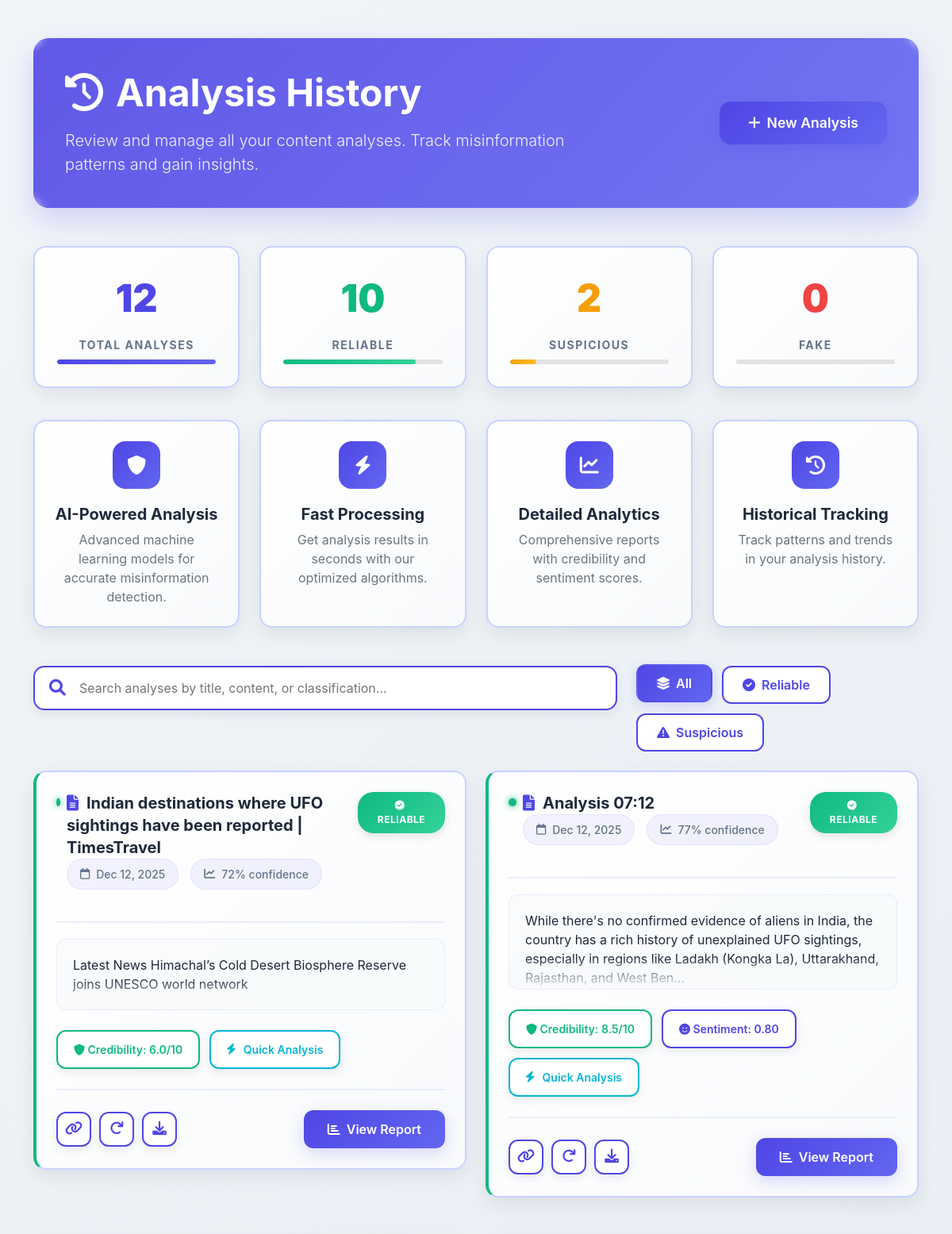
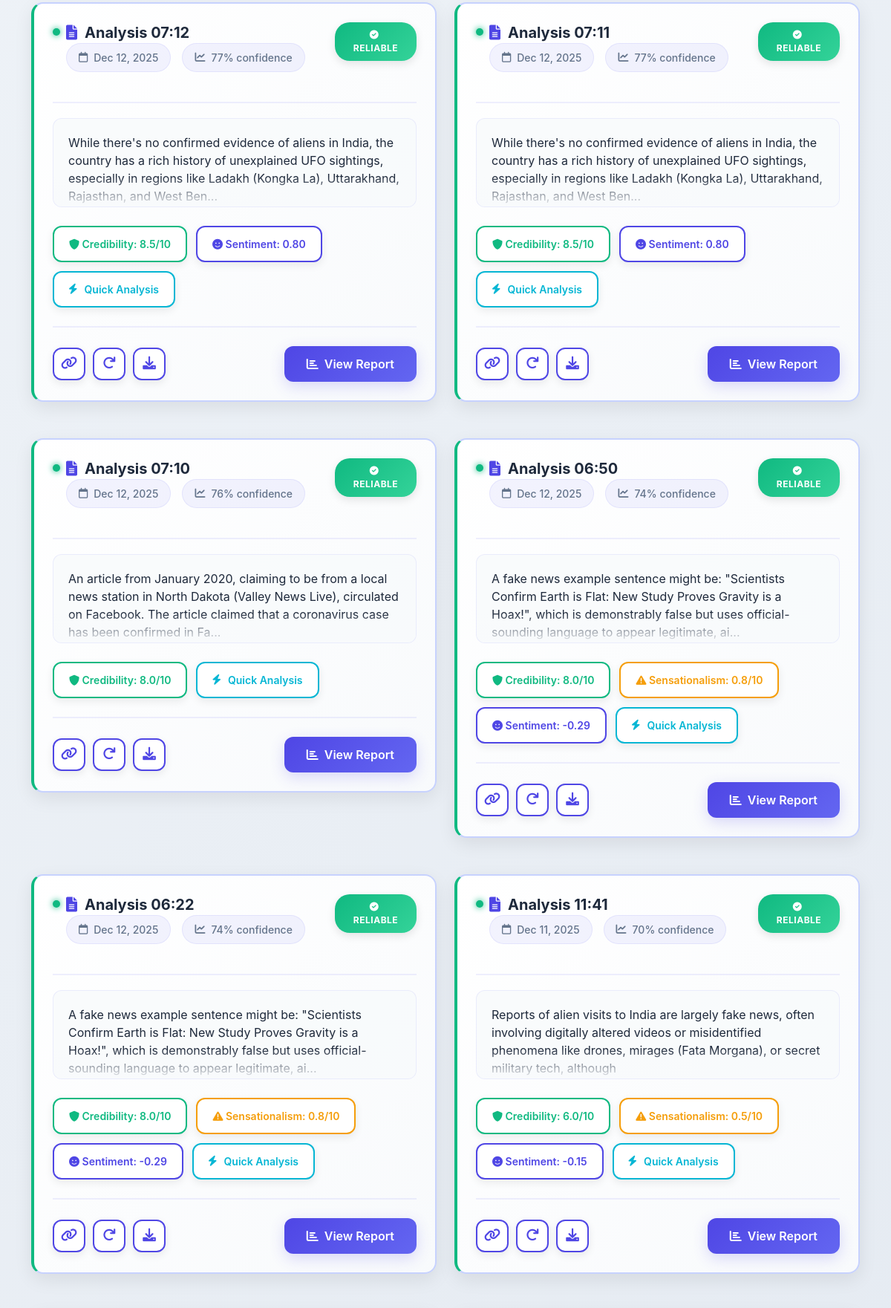
The app's page /history (signed in, upper part) with its own data (2 pictures, top to bottom).
### app.py (models this page shows, shortened)
class Analysis(db.Model):
    __tablename__ = 'analyses'
    id = db.Column(db.Integer, primary_key=True)
    title = db.Column(db.Text, default='')
    content = db.Column(db.Text, default='')  # raw text content (for display/search)
    article_data = db.Column(db.JSON, nullable=True)  # optional structured article extraction
    source_url = db.Column(db.Text, nullable=True)  # This should be nullable
    classification = db.Column(db.String(20), nullable=False, default='UNKNOWN')  # RELIABLE, SUSPICIOUS, FAKE, etc.
    confidence_score = db.Column(db.Float, nullable=True)
    sentiment_score = db.Column(db.Float, nullable=True)
    sensationalism_score = db.Column(db.Float, nullable=True)
    credibility_score = db.Column(db.Float, nullable=True)
    key_findings = db.Column(db.Text, default='[]')  # JSON string
    recommendations = db.Column(db.Text, nullable=True)  # JSON string
    fact_checks = db.Column(db.Text, nullable=True)  # JSON string
    analysis_metadata = db.Column(db.Text, default='{}')  # JSON string (e.g. word count, etc.)
    is_quick_analysis = db.Column(db.Boolean, default=False)
    user_id = db.Column(db.Integer, db.ForeignKey('user.id'), nullable=False)
    created_at = db.Column(db.DateTime, default=lambda: datetime.now(timezone.utc))
    updated_at = db.Column(db.DateTime, default=lambda: datetime.now(timezone.utc),
                           onupdate=lambda: datetime.now(timezone.utc))

### app.py (the view)
@app.route('/history')
@login_required
def analysis_history():
    page = request.args.get('page', 1, type=int)
    per_page = 20
    analyses_pagination = Analysis.query.filter_by(user_id=current_user.id) \
        .order_by(Analysis.created_at.desc()) \
        .paginate(page=page, per_page=per_page, error_out=False)
    total_analyses = Analysis.query.filter_by(user_id=current_user.id).count()
    reliable_count = Analysis.query.filter_by(user_id=current_user.id, classification='RELIABLE').count()
    suspicious_count = Analysis.query.filter_by(user_id=current_user.id, classification='SUSPICIOUS').count()
    fake_count = Analysis.query.filter_by(user_id=current_user.id, classification='FAKE').count()
    debug_mode = request.args.get('debug') == 'true'
    return render_template('analysis_history.html',
                           analyses=analyses_pagination.items,
                           pagination=analyses_pagination,
                           total_analyses=total_analyses,
                           reliable_count=reliable_count,
                           suspicious_count=suspicious_count,
                           fake_count=fake_count,
                           debug_mode=debug_mode)

### app.py (called while the page is built)
@login_manager.user_loader
def load_user(user_id):
    try:
        return db.session.get(User, int(user_id))
    except Exception:
        return None

@app.context_processor
def inject_gemini_status():
    return {
        'gemini_available': _GEMINI_AVAILABLE,
        'gemini_model': _GEMINI_MODEL,
        'gemini_api_key_set': bool(_GEMINI_API_KEY and _GEMINI_API_KEY != 'your-gemini-api-key-here')
    }

### templates/analysis_history.html (shortened to what this page needs)
<!DOCTYPE html>
<html lang="en">
<head>
    <link href="https://cdn.jsdelivr.net/npm/bootstrap@5.1.3/dist/css/bootstrap.min.css" rel="stylesheet">
    <link rel="stylesheet" href="https://cdnjs.cloudflare.com/ajax/libs/font-awesome/6.0.0/css/all.min.css">
</head>
<body>
    <div class="container py-5">
        <div class="professional-header mb-5">
            <div class="row align-items-center">
                <div class="col-lg-8">
                    <h1 class="display-5 fw-bold mb-3">
                        <i class="fas fa-history me-3"></i>Analysis History
                    </h1>
                    <p class="lead mb-0" style="opacity: 0.9;">
                        Review and manage all your content analyses. Track misinformation patterns and gain insights.
                    </p>
                </div>
                <div class="col-lg-4 text-lg-end mt-4 mt-lg-0">
                    <a href="{{ url_for('analyze') }}" class="btn btn-primary-solid">
                        <i class="fas fa-plus me-2"></i>New Analysis
                    </a>
                </div>
            </div>
        </div>
        {% if analyses %}
        <div class="stats-summary">
            <div class="summary-card total">
                <div class="summary-number">{{ total_analyses|default(0) }}</div>
                <div class="summary-label">Total Analyses</div>
                <div class="progress-track">
                    <div class="progress-fill progress-primary" style="width: 100%"></div>
                </div>
            </div>
            <div class="summary-card reliable">
                <div class="summary-number">{{ reliable_count|default(0) }}</div>
                <div class="summary-label">Reliable</div>
                <div class="progress-track">
                    <div class="progress-fill progress-success"
                         style="width: {{ (reliable_count/total_analyses*100)|default(0) }}%"></div>
                </div>
            </div>
            <div class="summary-card suspicious">
                <div class="summary-number">{{ suspicious_count|default(0) }}</div>
                <div class="summary-label">Suspicious</div>
                <div class="progress-track">
                    <div class="progress-fill progress-warning"
                         style="width: {{ (suspicious_count/total_analyses*100)|default(0) }}%"></div>
                </div>
            </div>
            <div class="summary-card fake">
                <div class="summary-number">{{ fake_count|default(0) }}</div>
                <div class="summary-label">Fake</div>
                <div class="progress-track">
                </div>
            </div>
        </div>
        {% endif %}
        <div class="features-grid mb-5">
            <div class="feature-item">
                <div class="feature-icon">
                    <i class="fas fa-shield-alt"></i>
                </div>
                <h5 class="fw-bold mb-2">AI-Powered Analysis</h5>
                <p class="text-muted mb-0">Advanced machine learning models for accurate misinformation detection.</p>
            </div>
            <div class="feature-item">
                <div class="feature-icon">
                    <i class="fas fa-bolt"></i>
                </div>
                <h5 class="fw-bold mb-2">Fast Processing</h5>
                <p class="text-muted mb-0">Get analysis results in seconds with our optimized algorithms.</p>
            </div>
            <div class="feature-item">
                <div class="feature-icon">
                    <i class="fas fa-chart-line"></i>
                </div>
                <h5 class="fw-bold mb-2">Detailed Analytics</h5>
                <p class="text-muted mb-0">Comprehensive reports with credibility and sentiment scores.</p>
            </div>
            <div class="feature-item">
                <div class="feature-icon">
                    <i class="fas fa-history"></i>
                </div>
                <h5 class="fw-bold mb-2">Historical Tracking</h5>
                <p class="text-muted mb-0">Track patterns and trends in your analysis history.</p>
            </div>
        </div>
        <div class="row mt-4">
            <div class="col-lg-8">
                <div class="search-container">
                    <i class="fas fa-search"></i>
                    <input type="text" id="searchInput" placeholder="Search analyses by title, content, or classification...">
                </div>
            </div>
            <div class="col-lg-4">
                <div class="filter-buttons">
                    <button class="filter-btn active" data-filter="all">
                        <i class="fas fa-layer-group me-2"></i>All
                    </button>
                    <button class="filter-btn" data-filter="reliable">
                        <i class="fas fa-check-circle me-2"></i>Reliable
                    </button>
                    <button class="filter-btn" data-filter="suspicious">
                        <i class="fas fa-exclamation-triangle me-2"></i>Suspicious
                    </button>
                </div>
            </div>
        </div>
        {% if not analyses or analyses|length == 0 %}
        <div class="empty-state">
            <div class="empty-icon">
                <i class="fas fa-search"></i>
            </div>
            <h2 class="empty-title">No Analyses <span>Found</span></h2>
            <p class="empty-text">
                You haven't performed any analyses yet. Start by analyzing your first piece of content
                to detect misinformation and get valuable insights.
            </p>
            <a href="{{ url_for('analyze') }}" class="btn btn-primary-solid">
                <i class="fas fa-bolt me-2"></i>Start Your First Analysis
            </a>
        </div>
        {% else %}
        <div class="row" id="analysesGrid">
            {% for analysis in analyses %}
            <div class="col-lg-6 mb-4">
                <div class="history-card {{ analysis.classification|lower }}">
                    <div class="card-header-section">
                        <div class="d-flex align-items-start w-100">
                            <span class="status-indicator status-{{ analysis.classification|lower }} mt-2"></span>
                            <div class="flex-grow-1">
                                <h3 class="card-title">
                                    <i class="fas fa-file-alt"></i>{{ analysis.title or "Untitled Analysis" }}
                                </h3>
                                <div class="meta-info">
                                    <span class="meta-item">
                                        <i class="far fa-calendar"></i>
                                        {{ analysis.created_at.strftime('%b %d, %Y') }}
                                    </span>
                                    {% if analysis.confidence_score %}
                                    <span class="meta-item">
                                        <i class="fas fa-chart-line"></i>
                                        {{ "%.0f"|format(analysis.confidence_score * 100) }}% confidence
                                    </span>
                                    {% endif %}
                                </div>
                            </div>
                        </div>
                        <span class="classification-badge badge-{{ analysis.classification|lower }}">
                            {% if analysis.classification == 'RELIABLE' %}
                            <i class="fas fa-check-circle me-1"></i>
                            {% elif analysis.classification == 'SUSPICIOUS' %}
                            <i class="fas fa-exclamation-triangle me-1"></i>
                            {% elif analysis.classification == 'FAKE' %}
                            <i class="fas fa-times-circle me-1"></i>
                            {% else %}
                            <i class="fas fa-question-circle me-1"></i>
                            {% endif %}
                            {{ analysis.classification }}
                        </span>
                    </div>
                    {% if analysis.content %}
                    <div class="content-preview">
                        <p class="mb-0" style="color: var(--dark-color);">
                            {{ analysis.content[:200] }}{% if analysis.content|length > 200 %}...{% endif %}
                        </p>
                    </div>
                    {% endif %}
                    <div class="stats-container">
                        {% if analysis.credibility_score %}
                        <div class="stat-pill credibility tooltip-wrapper">
                            <i class="fas fa-shield-alt"></i>
                            <span>Credibility: {{ "%.1f"|format(analysis.credibility_score) }}/10</span>
                        </div>
                        {% endif %}
                        {% if analysis.sensationalism_score %}
                        <div class="stat-pill sensationalism tooltip-wrapper">
                            <i class="fas fa-exclamation-triangle"></i>
                            <span>Sensationalism: {{ "%.1f"|format(analysis.sensationalism_score) }}/10</span>
                        </div>
                        {% endif %}
                        {% if analysis.sentiment_score %}
                        <div class="stat-pill sentiment tooltip-wrapper">
                            <i class="fas fa-smile"></i>
                            <span>Sentiment: {{ "%.2f"|format(analysis.sentiment_score) }}</span>
                        </div>
                        {% endif %}
                        {% if analysis.is_quick_analysis %}
                        <div class="stat-pill confidence">
                            <i class="fas fa-bolt"></i>
                            <span>Quick Analysis</span>
                        </div>
                        {% endif %}
                    </div>
                    <div class="card-actions">
                        <div class="quick-actions">
                            <button class="action-icon tooltip-wrapper" onclick="copyAnalysisLink({{ analysis.id }})">
                                <i class="fas fa-link"></i>
                            </button>
                            <button class="action-icon tooltip-wrapper" onclick="reanalyze({{ analysis.id }})">
                                <i class="fas fa-redo"></i>
                            </button>
                            <button class="action-icon tooltip-wrapper" onclick="exportAnalysis({{ analysis.id }})">
                                <i class="fas fa-download"></i>
                            </button>
                        </div>
                        <a href="{{ url_for('analysis_detail', analysis_id=analysis.id) }}" class="btn btn-view-details">
                            <i class="fas fa-chart-bar me-2"></i>View Report
                        </a>
                    </div>
                </div>
            </div>
            {% endfor %}
        </div>
        {% endif %}
    </div>
</body>
</html>

### records on screen
Analysis: title "Indian destinations where UFO sightings have been reported | TimesTravel", created_at "Dec 12, 2025", analysis.confidence_score*100 "72", classification "RELIABLE", content "Latest News Himachal’s Cold Desert Biosphere Reserve joins UNESCO world network", credibility_score "6.0", is_quick_analysis True (drawn)
Analysis: title "Analysis 07:12", created_at "Dec 12, 2025", analysis.confidence_score*100 "77", classification "RELIABLE", content "While there's no confirmed evidence of aliens in India, the country has a rich history of unexplained UFO sightings, especially in regions like Ladakh (Kongka La), Uttarakhand, Rajasthan, and West Ben", credibility_score "8.5", sentiment_score "0.80", is_quick_analysis True (drawn)
Analysis: title "Analysis 07:12", created_at "Dec 12, 2025", analysis.confidence_score*100 "77", classification "RELIABLE", content "While there's no confirmed evidence of aliens in India, the country has a rich history of unexplained UFO sightings, especially in regions like Ladakh (Kongka La), Uttarakhand, Rajasthan, and West Ben", credibility_score "8.5", sentiment_score "0.80", is_quick_analysis True (drawn)
Analysis: title "Analysis 07:11", created_at "Dec 12, 2025", analysis.confidence_score*100 "77", classification "RELIABLE", content "While there's no confirmed evidence of aliens in India, the country has a rich history of unexplained UFO sightings, especially in regions like Ladakh (Kongka La), Uttarakhand, Rajasthan, and West Ben", credibility_score "8.5", sentiment_score "0.80", is_quick_analysis True (drawn)
Analysis: title "Analysis 07:10", created_at "Dec 12, 2025", analysis.confidence_score*100 "76", classification "RELIABLE", content "An article from January 2020, claiming to be from a local news station in North Dakota (Valley News Live), circulated on Facebook. The article claimed that a coronavirus case has been confirmed in Fa", credibility_score "8.0", is_quick_analysis True (drawn)
Analysis: title "Analysis 06:50", created_at "Dec 12, 2025", analysis.confidence_score*100 "74", classification "RELIABLE", content "A fake news example sentence might be: \"Scientists Confirm Earth is Flat: New Study Proves Gravity is a Hoax!\", which is demonstrably false but uses official-sounding language to appear legitimate, ai", credibility_score "8.0", sensationalism_score "0.8", sentiment_score "-0.29", is_quick_analysis True (drawn)
Analysis: title "Analysis 06:22", created_at "Dec 12, 2025", analysis.confidence_score*100 "74", classification "RELIABLE", content "A fake news example sentence might be: \"Scientists Confirm Earth is Flat: New Study Proves Gravity is a Hoax!\", which is demonstrably false but uses official-sounding language to appear legitimate, ai", credibility_score "8.0", sensationalism_score "0.8", sentiment_score "-0.29", is_quick_analysis True (drawn)
Analysis: title "Analysis 11:41", created_at "Dec 11, 2025", analysis.confidence_score*100 "70", classification "RELIABLE", content "Reports of alien visits to India are largely fake news, often involving digitally altered videos or misidentified phenomena like drones, mirages (Fata Morgana), or secret military tech, although", credibility_score "6.0", sensationalism_score "0.5", sentiment_score "-0.15", is_quick_analysis True (drawn)

### other values on screen
{{ total_analyses|default(0) }} "12"
{{ reliable_count|default(0) }} "10"
{{ suspicious_count|default(0) }} "2"
{{ fake_count|default(0) }} "0"
